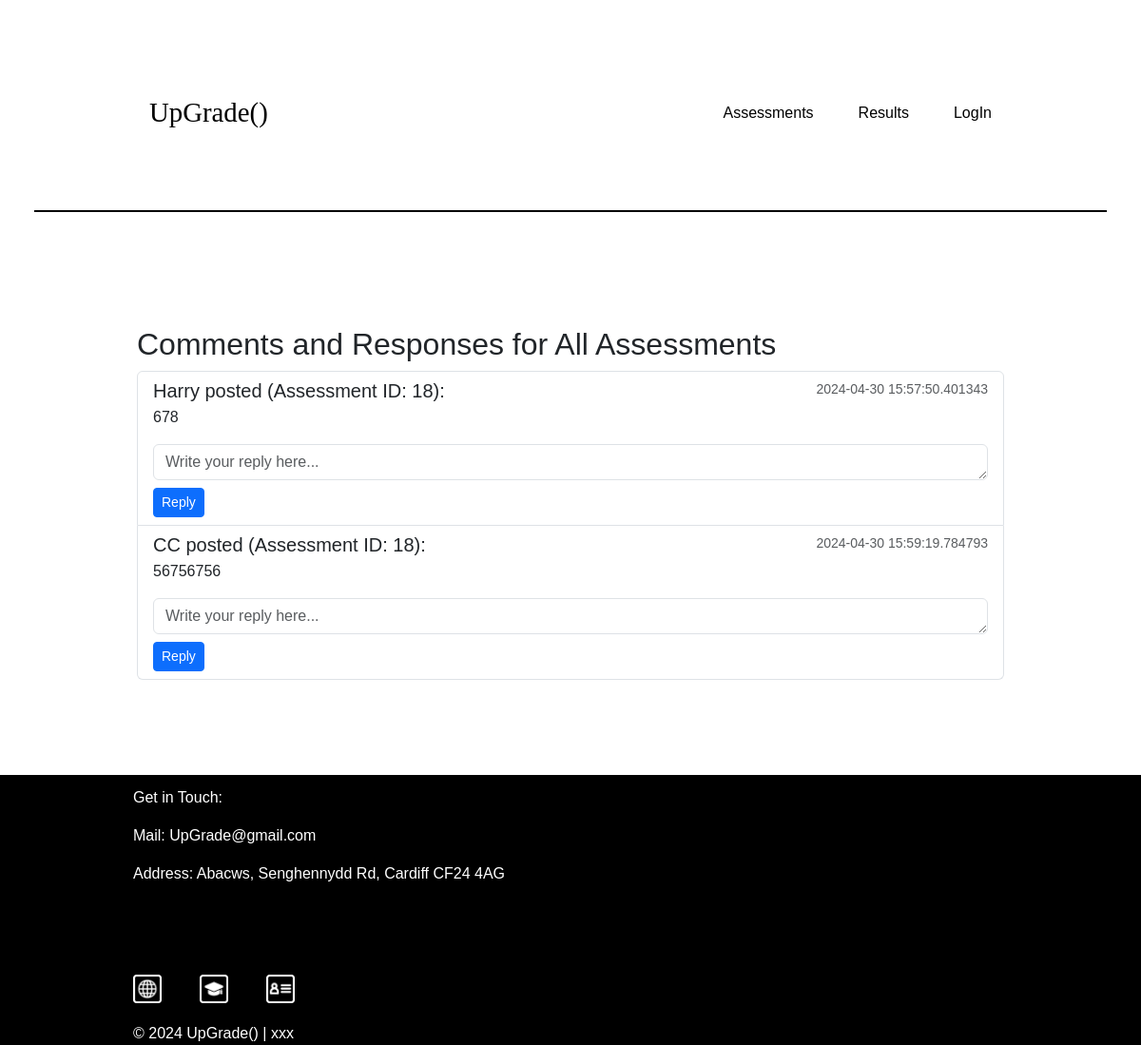
The app's page /responses, older data.
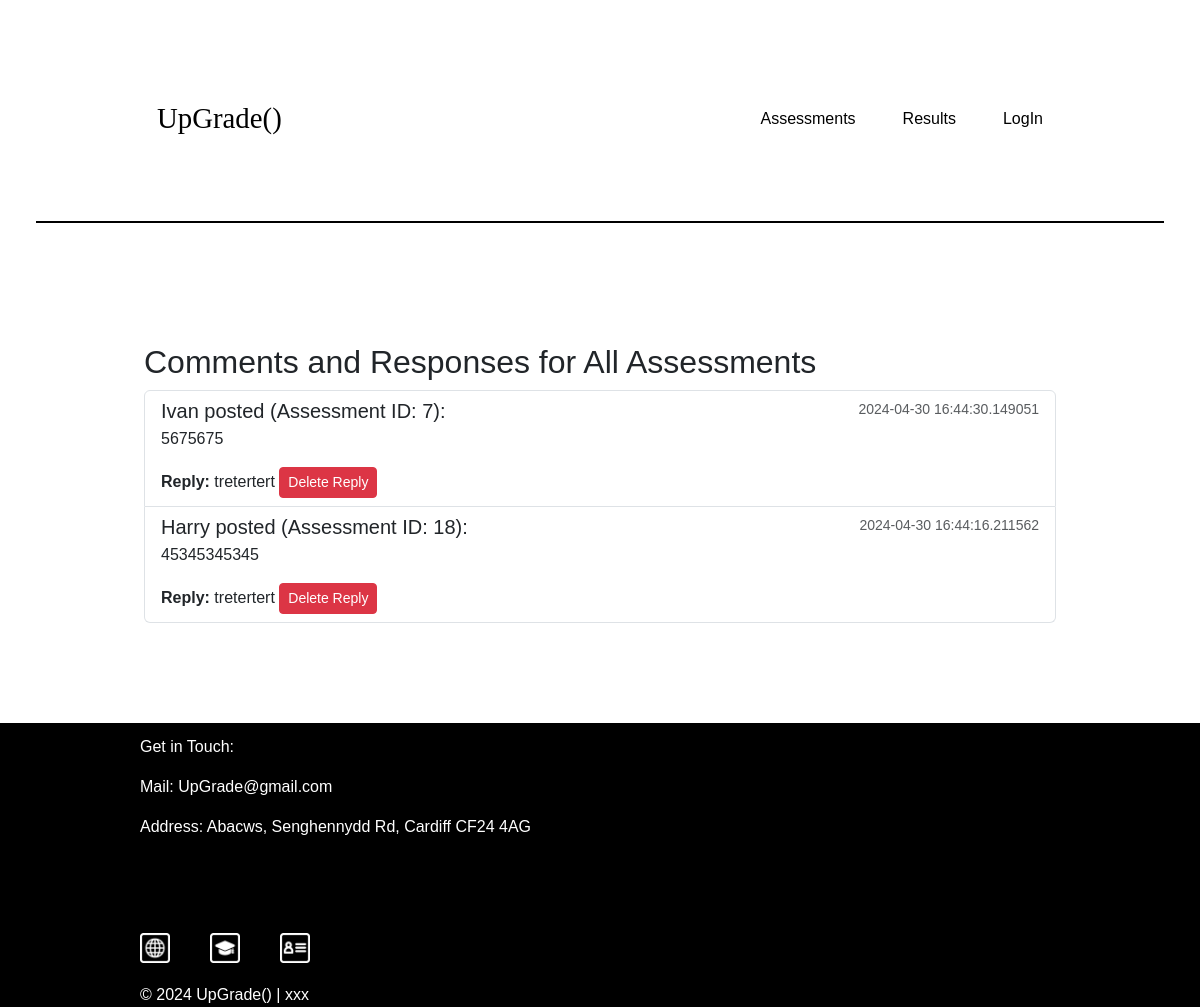
The same page, newer data.
### tables this page shows
CREATE TABLE posts
                        (id INTEGER PRIMARY KEY,
                         username TEXT,
                         assessment_id INTEGER, 
                         comment_text TEXT,
                         time_posted DATETIME, 
                        reply TEXT);

### app.py (the view, shortened to what this page needs)
@app.route('/responses', methods=['GET', 'POST'])
def handle_responses():
    with sqlite3.connect(DATABASE) as conn:
        cursor = conn.cursor()
        cursor.execute('SELECT * FROM posts ORDER BY assessment_id')
        comments = cursor.fetchall()
    print(comments)
    return render_template('questions.html', comments=comments)

### templates/questions.html (shortened to what this page needs)
{% extends '0_basic.html' %}
{% block content %}
<div class="container mt-4">
    <h2>Comments and Responses for All Assessments</h2>
    <div class="list-group">
        {% for comment in comments %}
        <div class="list-group-item list-group-item-action">
            <div class="d-flex w-100 justify-content-between">
                <h5 class="mb-1">{{ comment[1] }} posted (Assessment ID: {{ comment[2] }}):</h5>
                <small class="text-muted">{{ comment[4] }}</small>
            </div>
            <p>{{ comment[3] }}</p>
            <div id="reply-section-{{ comment[0] }}">
                {% if comment[5] %}
                <div><strong>Reply:</strong> {{ comment[5] }}
                    <form method="post" style="display: inline;" onsubmit="deleteReply(event, {{ comment[0] }})">
                        <button type="submit" class="btn btn-danger btn-sm">Delete Reply</button>
                    </form>
                </div>
                {% else %}
                <form method="post" onsubmit="postReply(event, {{ comment[0] }})">
                    <textarea name="reply" class="form-control mt-2" rows="1" placeholder="Write your reply here..."></textarea>
                    <button type="submit" class="btn btn-primary btn-sm mt-2">Reply</button>
                </form>
                {% endif %}
            </div>
        </div>
        {% endfor %}
    </div>
</div>
{% endblock %}

### templates/0_basic.html (shortened to what this page needs)
<!DOCTYPE html>
<html lang="en">
  <head>
    <link rel="stylesheet" href="{{ url_for('static', filename='style_a.css') }}">
    <link href="https://cdn.jsdelivr.net/npm/bootstrap@5.3.3/dist/css/bootstrap.min.css" rel="stylesheet">
  </head>
  <body>
    <div class="header-plus">
      <header class="header">
        <nav class="header-left">
          <a href="/home" class="header-about">UpGrade()</a>
        </nav>
        <nav class="header-right">
          <div class="header-right-options">
            <div class="header-dropdown">
              <a class="header-dropoption">Assessments</a>
            </div>
          </div>
          <div class="header-right-options">
            {% if current_user.role == "lecturer" %}
            <a href="/results" class="header-option">Results</a>
            {% else %}
            <a href="/student_results" class="header-option">Results</a>
            {% endif %}
          </div>
          {% if not current_user.is_authenticated %}
            <div class="header-right-signout">
              <a href="/login" class="header-login">LogIn</a>
            </div>
          {% endif %}
        </nav>
      </header>
    </div>
    <main>
        <div class="container">
            {% block content %}{% endblock %}
        </div>
    </main>
    <footer class="footer">
      <div class="footer-main">
        <div class="footer-mail">
          <p>Get in Touch:</p>
          <p>Mail: UpGrade@gmail.com</p>
          <p>Address: Abacws, Senghennydd Rd, Cardiff CF24 4AG</p>
        </div>
        <div class="footer-logos">
          <a href="https://intranet.cardiff.ac.uk/"><img src="{{ url_for('static', filename='img/0_footer/1-intranet.png') }}"/></a>
          <a href="https://learningcentral.cf.ac.uk/"><img src="{{ url_for('static', filename='img/0_footer/2-learning-central.png') }}"/></a>
          <a href="https://sims.cf.ac.uk/"><img src="{{ url_for('static', filename='img/0_footer/3-sims.png') }}"/></a>
        </div>
      </div>
      <div class="footer-footer">© 2024 UpGrade() | xxx</div>
    </footer>
  </body>
</html>

### static/style_a.css (style rules this page uses)
* { font-family: Arial, Helvetica, sans-serif; box-sizing: border-box; margin: 0; padding: 0; list-style: none; }
body { line-height: 1.5; font-size: 1.15rem; }
.header { display: flex; justify-content: space-between; align-items: center; border-bottom: 2px solid black; margin: 2vh 3vw; padding: 10vh 10vw; }
.header-left, .header-right { flex: 1; display: flex; align-items: center; gap: 30px; }
.header-right-signout { display: flex; gap: 30px; }
.header-left { justify-content: flex-start; }
.header-right { justify-content: flex-end; }
.header-left a { margin-right: 10px; text-decoration: none; padding:1px; font-family: 'Newsreader'; font-size: 1.8rem; color:#000000; }
.header-right div a { margin-left: 15px; text-decoration: none; padding:1px; color: black; }
.header-dropdown { position: relative; display: inline-block; }
main { padding: 10vh 10vw; margin: auto; }
.footer { width: 100vw; background-color: black; color: white; padding: 0 10vw; }
.footer-main { position: relative; height: 30vh; margin: 20px; }
.footer-mail { padding-top: 1.5vh; }
.footer-mail p { color: white; }
.footer-footer { color: white; font-size: 1rem; margin: 0 20px; }
.footer-logos { position: absolute; bottom: 0; display: flex; gap: 40px; }
.footer-logos a img { width: 30px; }

Row changes from the older to the newer data that the page shows:
removed posts: username "CC", assessment "18", time_posted "2024-04-30 15:59:19.784793", comment_text "56756756"
added posts: username "Ivan", assessment "7", time_posted "2024-04-30 16:44:30.149051", comment_text "5675675", reply "tretertert"
changed posts "Harry": time_posted "2024-04-30 15:57:50.401343" → "2024-04-30 16:44:16.211562"; comment_text "678" → "45345345345"; reply (not shown) → "tretertert"; no longer shows "Reply"
